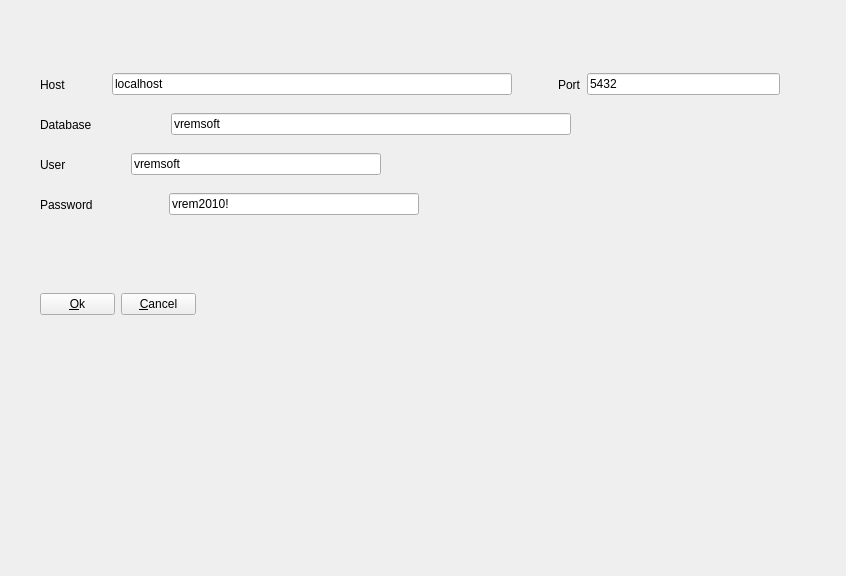
<?xml version="1.0" encoding="UTF-8"?>
<ui version="4.0">
 <class>postgresConfig</class>
 <widget class="QWidget" name="postgresConfig">
  <property name="geometry">
   <rect>
    <x>0</x>
    <y>0</y>
    <width>846</width>
    <height>576</height>
   </rect>
  </property>
  <property name="windowTitle">
   <string>Form</string>
  </property>
  <widget class="QWidget" name="layoutWidget">
   <property name="geometry">
    <rect>
     <x>40</x>
     <y>150</y>
     <width>341</width>
     <height>29</height>
    </rect>
   </property>
   <layout class="QHBoxLayout" name="horizontalLayout_13">
    <item>
     <widget class="QLabel" name="label_9">
      <property name="text">
       <string>User</string>
      </property>
     </widget>
    </item>
    <item>
     <spacer name="horizontalSpacer_13">
      <property name="orientation">
       <enum>Qt::Horizontal</enum>
      </property>
      <property name="sizeHint" stdset="0">
       <size>
        <width>40</width>
        <height>20</height>
       </size>
      </property>
     </spacer>
    </item>
    <item>
     <widget class="QLineEdit" name="lineEditUser">
      <property name="sizePolicy">
       <sizepolicy hsizetype="Minimum" vsizetype="Fixed">
        <horstretch>0</horstretch>
        <verstretch>0</verstretch>
       </sizepolicy>
      </property>
      <property name="minimumSize">
       <size>
        <width>250</width>
        <height>0</height>
       </size>
      </property>
      <property name="text">
       <string>vremsoft</string>
      </property>
     </widget>
    </item>
   </layout>
  </widget>
  <widget class="QWidget" name="layoutWidget_2">
   <property name="geometry">
    <rect>
     <x>40</x>
     <y>190</y>
     <width>379</width>
     <height>29</height>
    </rect>
   </property>
   <layout class="QHBoxLayout" name="horizontalLayout_14">
    <item>
     <widget class="QLabel" name="label_10">
      <property name="text">
       <string>Password</string>
      </property>
     </widget>
    </item>
    <item>
     <spacer name="horizontalSpacer_14">
      <property name="orientation">
       <enum>Qt::Horizontal</enum>
      </property>
      <property name="sizeHint" stdset="0">
       <size>
        <width>40</width>
        <height>20</height>
       </size>
      </property>
     </spacer>
    </item>
    <item>
     <widget class="QLineEdit" name="lineEditPassword">
      <property name="sizePolicy">
       <sizepolicy hsizetype="Minimum" vsizetype="Fixed">
        <horstretch>0</horstretch>
        <verstretch>0</verstretch>
       </sizepolicy>
      </property>
      <property name="minimumSize">
       <size>
        <width>250</width>
        <height>0</height>
       </size>
      </property>
      <property name="text">
       <string>vrem2010!</string>
      </property>
     </widget>
    </item>
   </layout>
  </widget>
  <widget class="QWidget" name="layoutWidget_7">
   <property name="geometry">
    <rect>
     <x>40</x>
     <y>70</y>
     <width>740</width>
     <height>29</height>
    </rect>
   </property>
   <layout class="QHBoxLayout" name="horizontalLayout_15">
    <item>
     <widget class="QLabel" name="label_11">
      <property name="text">
       <string>Host</string>
      </property>
     </widget>
    </item>
    <item>
     <spacer name="horizontalSpacer_15">
      <property name="orientation">
       <enum>Qt::Horizontal</enum>
      </property>
      <property name="sizeHint" stdset="0">
       <size>
        <width>40</width>
        <height>20</height>
       </size>
      </property>
     </spacer>
    </item>
    <item>
     <widget class="QLineEdit" name="lineEditHost">
      <property name="sizePolicy">
       <sizepolicy hsizetype="Minimum" vsizetype="Fixed">
        <horstretch>0</horstretch>
        <verstretch>0</verstretch>
       </sizepolicy>
      </property>
      <property name="minimumSize">
       <size>
        <width>400</width>
        <height>0</height>
       </size>
      </property>
      <property name="text">
       <string>localhost</string>
      </property>
     </widget>
    </item>
    <item>
     <spacer name="horizontalSpacer_16">
      <property name="orientation">
       <enum>Qt::Horizontal</enum>
      </property>
      <property name="sizeHint" stdset="0">
       <size>
        <width>40</width>
        <height>20</height>
       </size>
      </property>
     </spacer>
    </item>
    <item>
     <widget class="QLabel" name="label_12">
      <property name="text">
       <string>Port</string>
      </property>
     </widget>
    </item>
    <item>
     <widget class="QLineEdit" name="lineEditPort">
      <property name="sizePolicy">
       <sizepolicy hsizetype="MinimumExpanding" vsizetype="Fixed">
        <horstretch>2</horstretch>
        <verstretch>0</verstretch>
       </sizepolicy>
      </property>
      <property name="minimumSize">
       <size>
        <width>100</width>
        <height>0</height>
       </size>
      </property>
      <property name="text">
       <string>5432</string>
      </property>
     </widget>
    </item>
   </layout>
  </widget>
  <widget class="QWidget" name="layoutWidget_8">
   <property name="geometry">
    <rect>
     <x>40</x>
     <y>110</y>
     <width>531</width>
     <height>29</height>
    </rect>
   </property>
   <layout class="QHBoxLayout" name="horizontalLayout_16">
    <item>
     <widget class="QLabel" name="label_13">
      <property name="text">
       <string>Database</string>
      </property>
     </widget>
    </item>
    <item>
     <spacer name="horizontalSpacer_17">
      <property name="orientation">
       <enum>Qt::Horizontal</enum>
      </property>
      <property name="sizeHint" stdset="0">
       <size>
        <width>40</width>
        <height>20</height>
       </size>
      </property>
     </spacer>
    </item>
    <item>
     <widget class="QLineEdit" name="lineEditDatabase">
      <property name="sizePolicy">
       <sizepolicy hsizetype="Minimum" vsizetype="Fixed">
        <horstretch>0</horstretch>
        <verstretch>0</verstretch>
       </sizepolicy>
      </property>
      <property name="minimumSize">
       <size>
        <width>400</width>
        <height>0</height>
       </size>
      </property>
      <property name="text">
       <string>vremsoft</string>
      </property>
     </widget>
    </item>
   </layout>
  </widget>
  <widget class="QWidget" name="layoutWidget">
   <property name="geometry">
    <rect>
     <x>40</x>
     <y>290</y>
     <width>158</width>
     <height>29</height>
    </rect>
   </property>
   <layout class="QHBoxLayout" name="horizontalLayout">
    <item>
     <widget class="QPushButton" name="pushButtonOk">
      <property name="maximumSize">
       <size>
        <width>75</width>
        <height>16777215</height>
       </size>
      </property>
      <property name="text">
       <string>&amp;Ok</string>
      </property>
     </widget>
    </item>
    <item>
     <widget class="QPushButton" name="pushButtonCancel">
      <property name="maximumSize">
       <size>
        <width>75</width>
        <height>16777215</height>
       </size>
      </property>
      <property name="text">
       <string>&amp;Cancel</string>
      </property>
     </widget>
    </item>
   </layout>
  </widget>
 </widget>
 <resources/>
 <connections/>
</ui>
